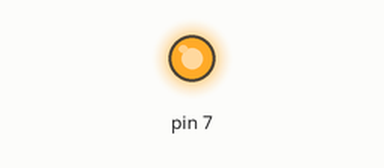
The sketch below on a simulated Arduino Uno, built with avr-gcc and run on an emulated ATmega328P. Parts: output pins drawn as LEDs (lit = HIGH).

Above: at 2.0 s.
At 6.0 s:
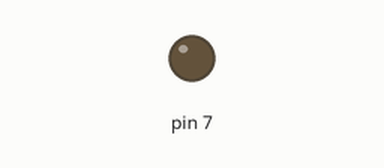
Timing chart, 0 to 10.4 s (numbered marks = the images above):
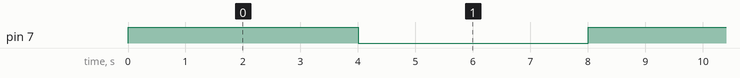

The sketch:

ArduinoAulia.ino
```cpp
//the setup function runs once when you press reset or power the board
void setup() {
  // initialize digital pin 7 as an outoput
  pinMode(7, OUTPUT);
}

//the loop function runs over and over again forever
void loop() {
  digitalWrite(7, HIGH); // turn the LED on (HIGH is the voltage level)
  delay(4000);               // wait for a second
  digitalWrite(7, LOW);  //turn the LED off by making the voltage Low
  delay(4000);               // wait for a second
}
```

Measured:
- by itself, pin 7: alternates HIGH for 4.0 s and LOW for 4.0 s
